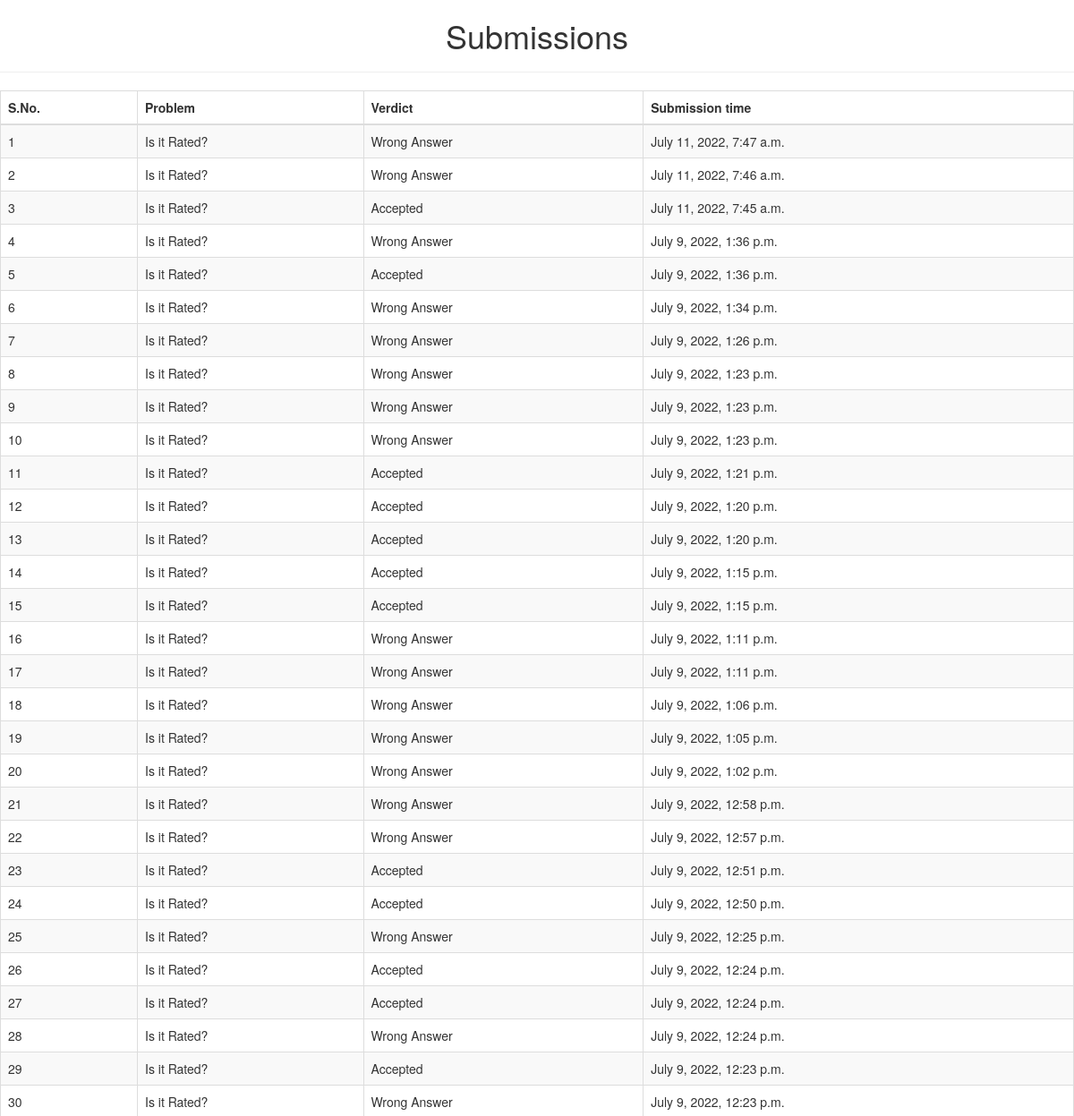
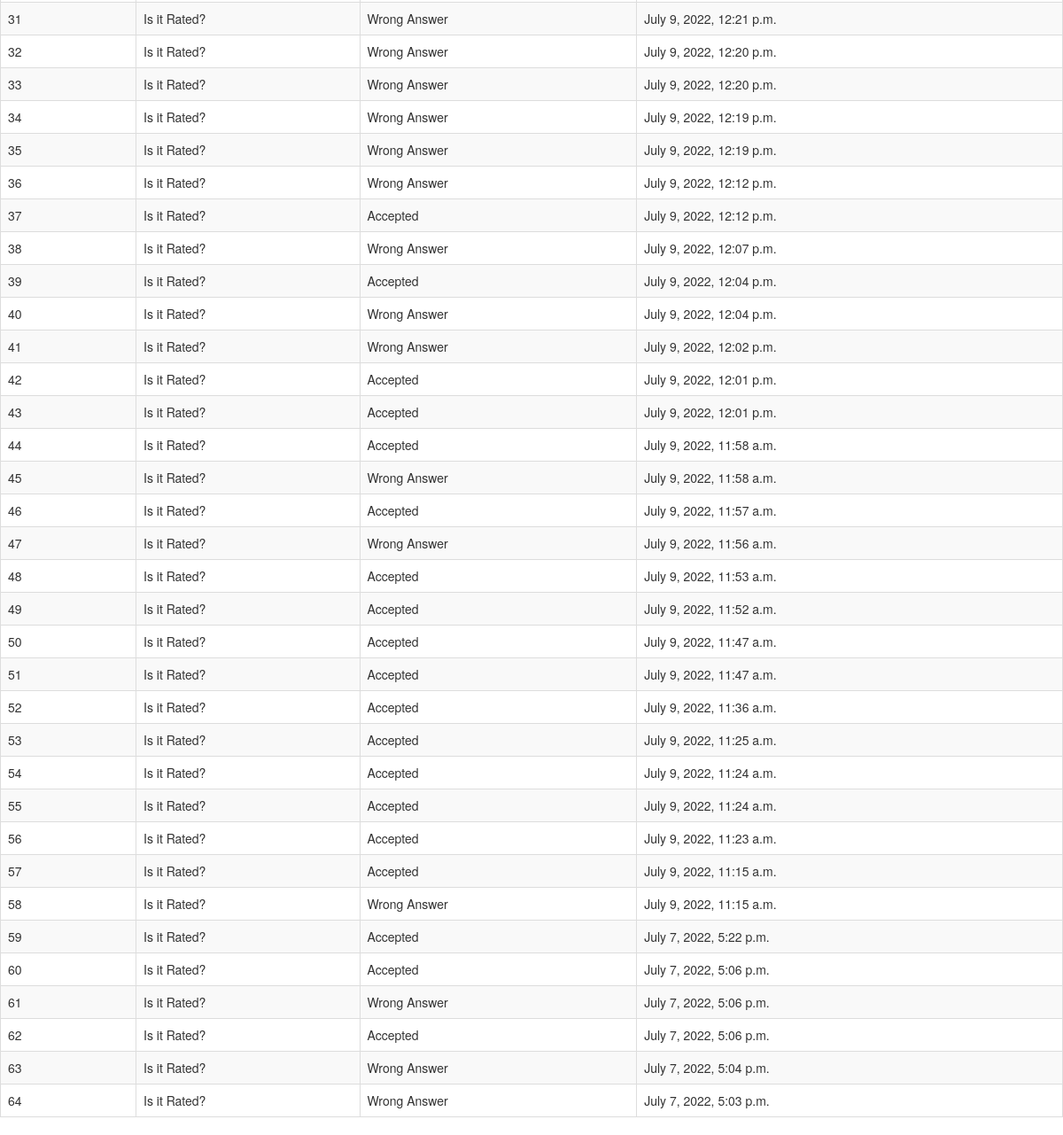
/oj/submissions (signed in), run on an earlier commit of the app's database (2 pictures, top to bottom).
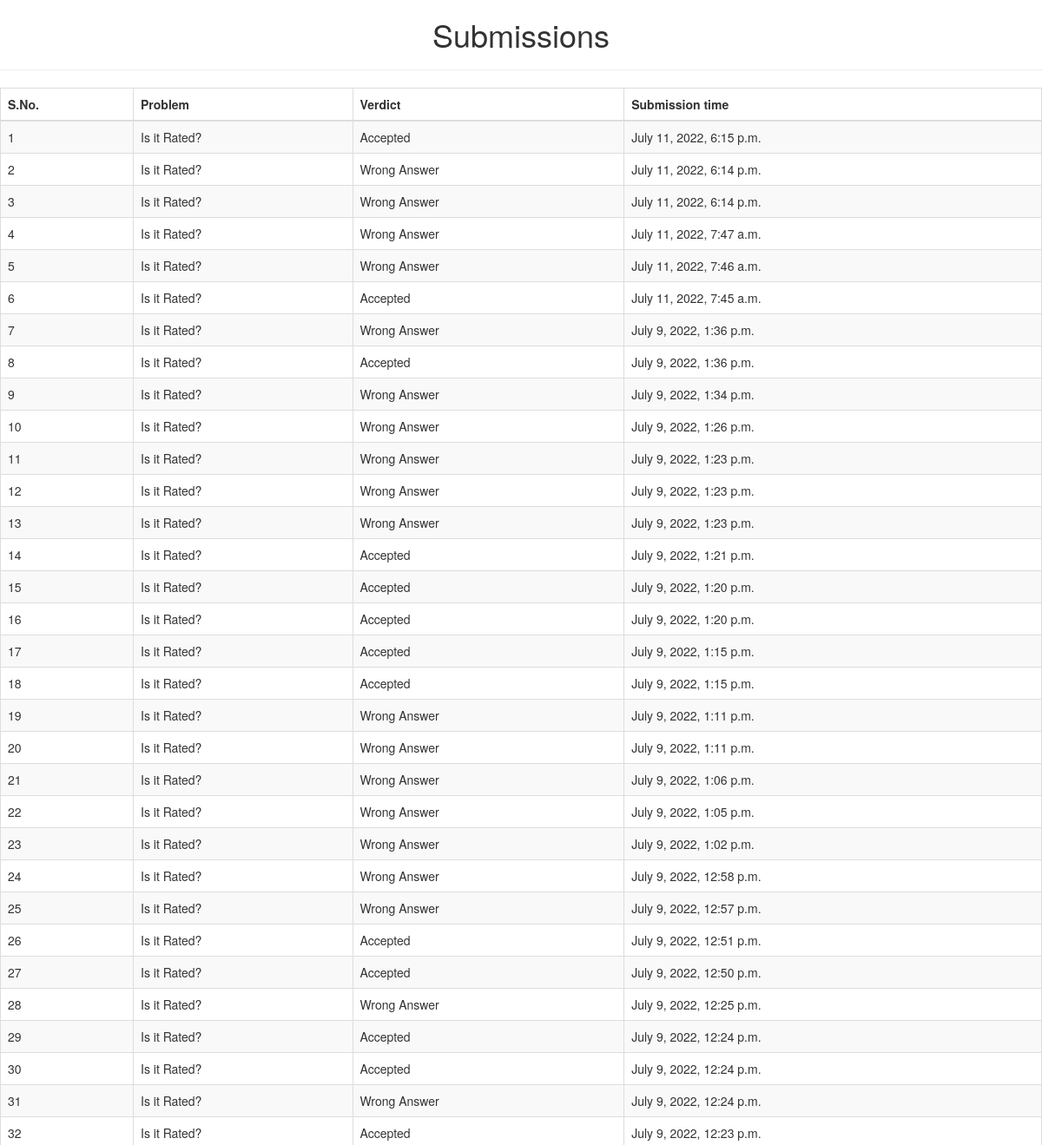
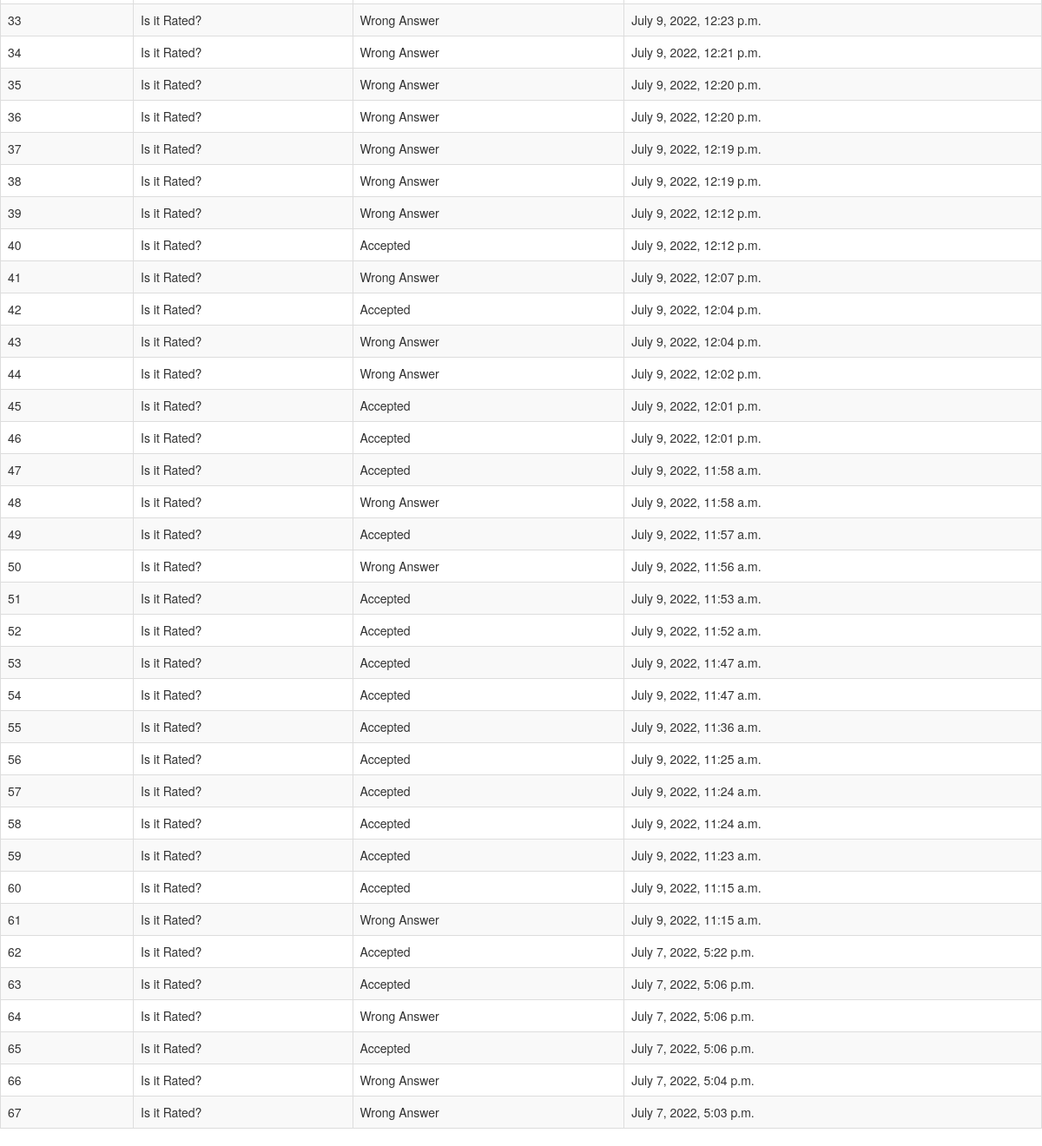
And on a later commit of the database (2 pictures, top to bottom).
### oj/models.py (models this page shows, shortened)
class Solutions(models.Model):
    problem = models.ForeignKey(Problems, on_delete=models.CASCADE)
    verdict = models.CharField(max_length=10)
    submitted_at = models.DateTimeField('attempt date')
    submitted_code = models.TextField(default='code')

class Problems(models.Model):
    statement = models.CharField(max_length=255)
    name = models.CharField(max_length=100)
    code = models.CharField(max_length=50)
    def __str__(self) -> str:
        return self.name

### oj/views.py (the view)
# urls.py: path('submissions', views.submissions, name="submissions"),
@login_required
def submissions(request):
    submission = Solutions.objects.all().order_by('-submitted_at')
    context = {'submission': submission}
    return render(request, 'oj/submissions.html', context)

### oj/templates/oj/submissions.html (shortened to what this page needs)
<!DOCTYPE html>
<html lang="en">
<head>
  <link rel="stylesheet" href="https://maxcdn.bootstrapcdn.com/bootstrap/3.4.1/css/bootstrap.min.css">
</head>
<body>
    <h1 align="center"> Submissions </h1>
    <hr></hr>
    {% if submission %}
        <table class="table table-striped table-bordered">
            <thead>
            <tr>
                <th scope="col">S.No.</th>
                <th scope="col">Problem</th>
                <th scope="col">Verdict</th>
                <th scope="col">Submission time</th>
            </tr>
            </thead>
            <tbody>
                {% for item in submission %}
                    <tr>
                        <td>{{forloop.counter}}</td>
                        <td>{{ item.problem }}</td>
                        <td>{{ item.verdict }}</td>
                        <td>{{ item.submitted_at }}</td>
                    </tr>
                {% endfor %}
            </tbody>
        </table>
    {% else %}
        <p>No submissions are done.</p>
    {% endif %}
</body>

What changed in the data, as far as the page shows it:
added Solutions: problem "Is it Rated?", verdict "Accepted", submitted_at "July 11, 2022, 6:15 p.m."
added Solutions: problem "Is it Rated?", verdict "Wrong Answer", submitted_at "July 11, 2022, 6:14 p.m."
added Solutions: problem "Is it Rated?", verdict "Wrong Answer", submitted_at "July 11, 2022, 6:14 p.m."
